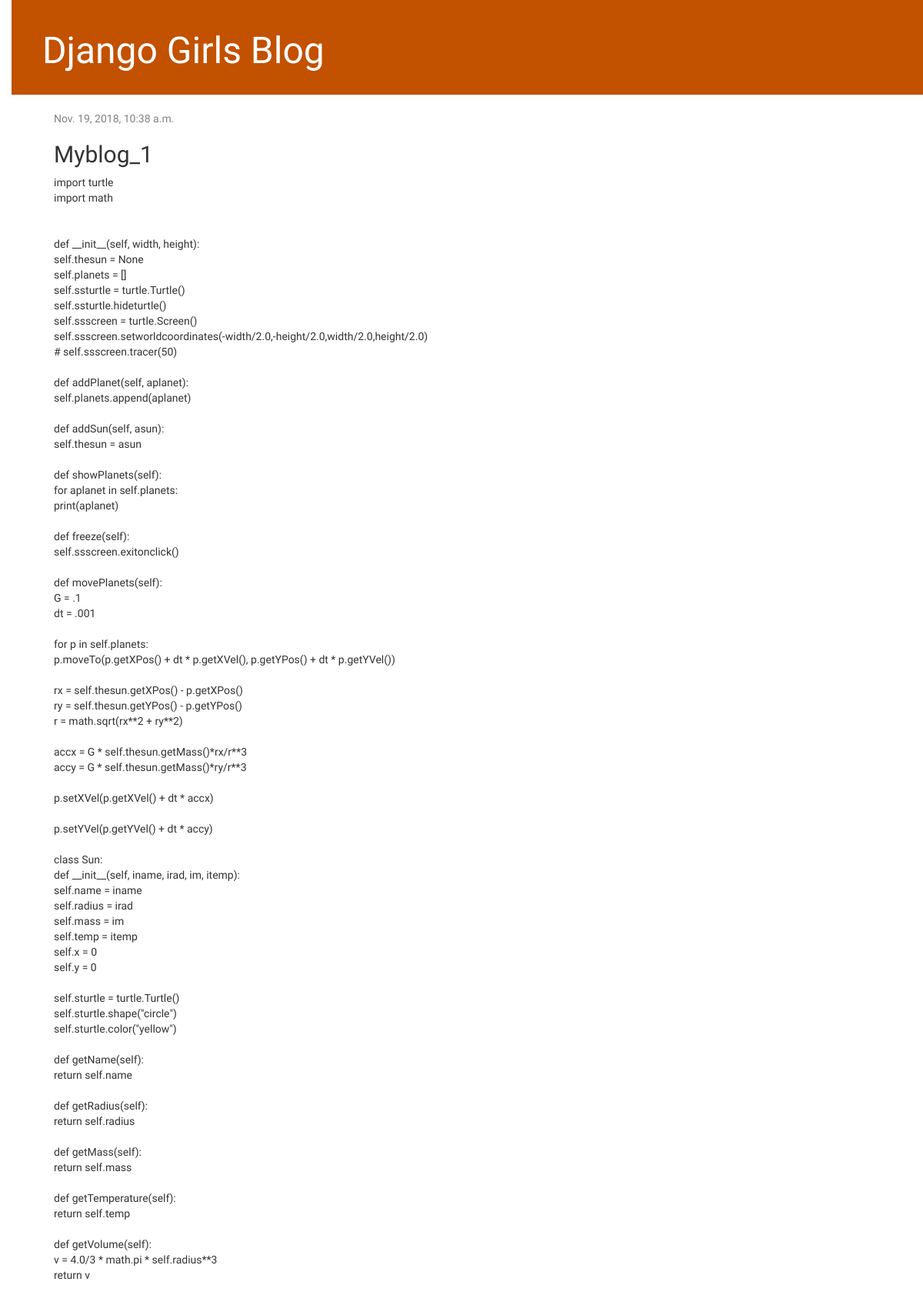
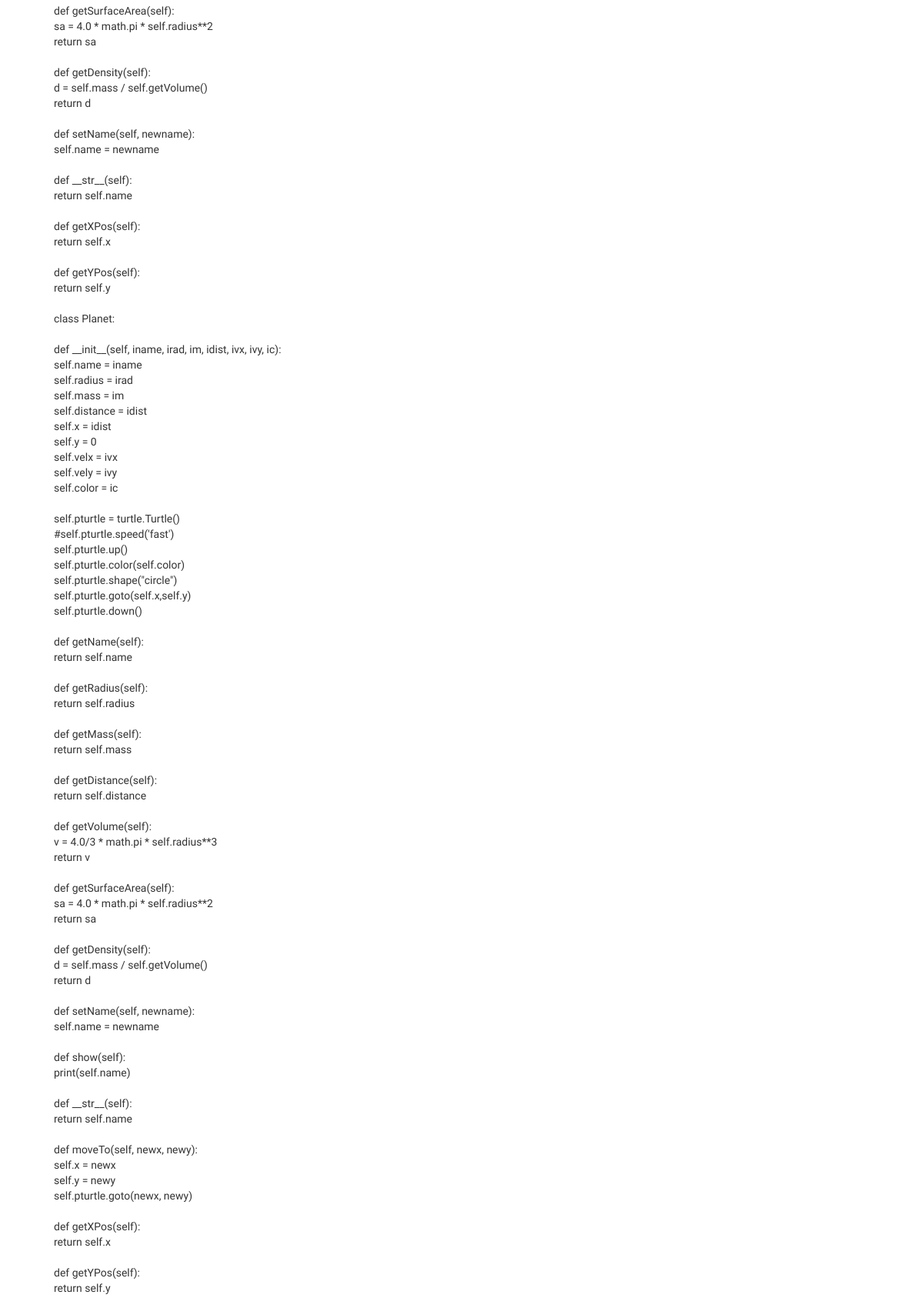
The app's page /post/1/ (upper part) with its own data (2 pictures, top to bottom).
### blog/models.py (models this page shows, shortened)
class Post(models.Model):
    author = models.ForeignKey(settings.AUTH_USER_MODEL, on_delete=models.CASCADE)
    title = models.CharField(max_length=200)
    text = models.TextField()
    created_date = models.DateTimeField(default=timezone.now)
    published_date = models.DateTimeField(blank=True, null=True)

### blog/views.py (the view)
# urls.py: path('post/<int:pk>/', views.post_detail, name = 'post_detail'),
def post_detail(request, pk):
    post = get_object_or_404(Post, pk=pk)
    return render(request, 'blog/post_list.html', {'post': post})

### blog/templates/blog/post_list.html
{% extends 'blog/base.html' %}
{% block content %}
    <div class="post">
        {% if post.published_date %}
            <div class="date">
                {{ post.published_date }}
            </div>
        {% endif %}
        <h2>{{ post.title }}</h2>
        <p>{{ post.text|linebreaksbr }}</p>
    </div>
{% endblock %}

### blog/static/css/blog.css (style rules this page uses)
body { padding-left: 15px; font-family: 'Lobster'; }
h1, h2, h3, h4 { font-family: 'Lobster', cursive; }
.date { color: #828282; }
.post { margin-bottom: 70px; }

### records on screen
Post: published_date "Nov. 19, 2018, 10:38 a.m.", title "Myblog_1", text "import turtle import math def __init__(self, width, height): self.thesun = None self.planets = [] self.ssturtle = turtle.Turtle() self.ssturtle.hideturtle() self.ssscreen = turtle.Screen() self.ssscreen.setworldcoordinates(-width/2.0,-height/2.0,width/2.0,height/2.0) # self.ssscreen.tracer(50) def addPlanet(self, aplanet): self.planets.append(aplanet) def addSun(self, asun): self.thesun = asun def showPlanets(self): for aplanet in self.planets: print(aplanet) def freeze(self): self.ssscreen.exitonclick() def movePlanets(self): G = .1 dt = .001 for p in self.planets: p.moveTo(p.getXPos() + dt * p.getXVel(), p.getYPos() + dt * p.getYVel()) rx = self.thesun.getXPos() - p.getXPos() ry =…"
